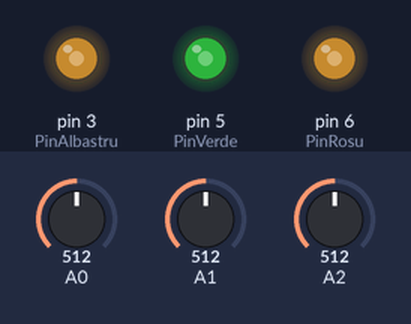
This sketch was run on a simulated Arduino Uno, built with avr-gcc and run on an emulated ATmega328P. On the bench: output pins drawn as LEDs (lit = HIGH). The inputs (shaded band) are chosen by the test bench; at power-on: A0 = 512, A1 = 512, A2 = 512.

Above: at 1.2 s.
1.3 s: A0 set to 716
At 2.3 s:
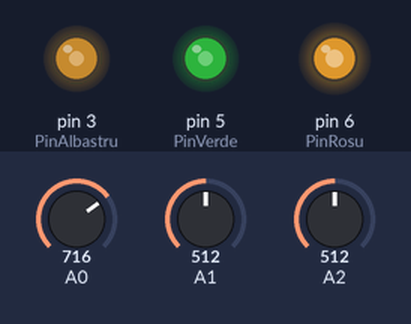
2.8 s: A1 set to 716
At 3.5 s:
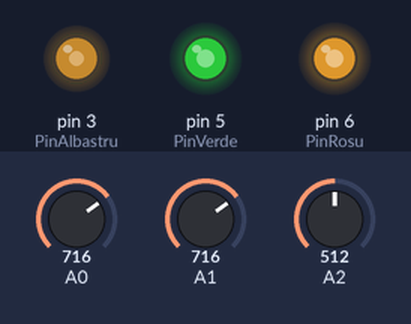
4.3 s: A2 set to 716
At 4.6 s:
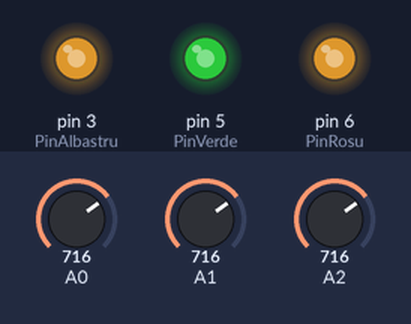
5.8 s: A0 set to 900
At 6.9 s:
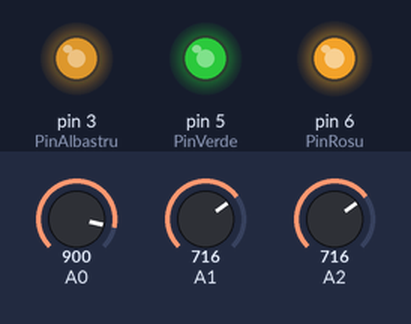
7.3 s: A1 set to 900
At 8.1 s:
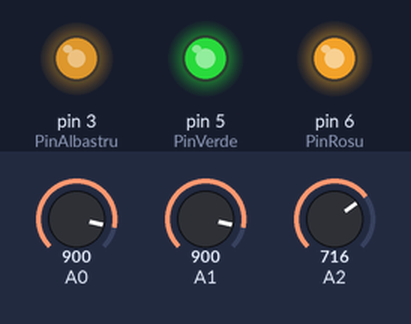
8.8 s: A2 set to 900
At 9.2 s:
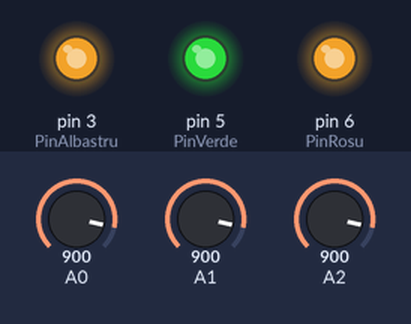
Timing chart, 0 to 11.3 s (numbered marks = the images above; inputs shaded):
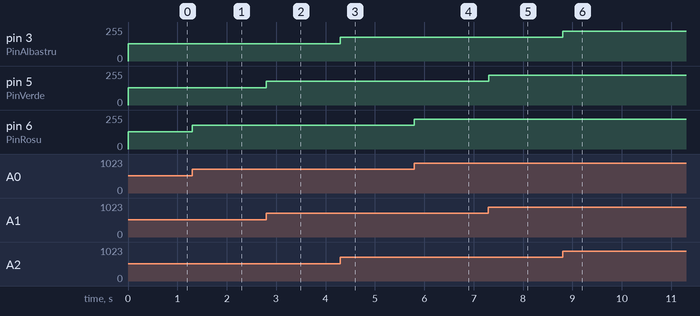

Measured:
- after the input at 1.3 s, pin 6 (PinRosu): 128/255 → 179/255 at once
- after the input at 2.8 s, pin 5 (PinVerde): 128/255 → 179/255 at once
- after the input at 4.3 s, pin 3 (PinAlbastru): 128/255 → 179/255 at once
- after the input at 5.8 s, pin 6 (PinRosu): 179/255 → 225/255 at once
- after the input at 7.3 s, pin 5 (PinVerde): 179/255 → 225/255 at once
- after the input at 8.8 s, pin 3 (PinAlbastru): 179/255 → 225/255 at once

The sketch:

rgb_pot.ino
```cpp
int Pot0 = A0;
int Pot1 = A1;
int Pot2 = A2;

int PinRosu = 6;
int PinVerde = 5;
int PinAlbastru = 3;
void setup() {
  // put your setup code here, to run once:
  pinMode(A0, INPUT);
  pinMode(A1, INPUT);
  pinMode(A2, INPUT);

  pinMode(PinRosu, OUTPUT);
  pinMode(PinVerde, OUTPUT);
  pinMode(PinAlbastru, OUTPUT);
}
void loop() {
  // put your main code here, to run repeatedly:
  int val0 = analogRead(A0);
  int val1 = analogRead(A1);
  int val2 = analogRead(A2);

  Serial.println(val0);
  Serial.println(val1);
  Serial.println(val2);

  analogWrite(PinRosu, val0 / 4);
  analogWrite(PinVerde, val1 / 4);
  analogWrite(PinAlbastru, val2 / 4);
}
```
